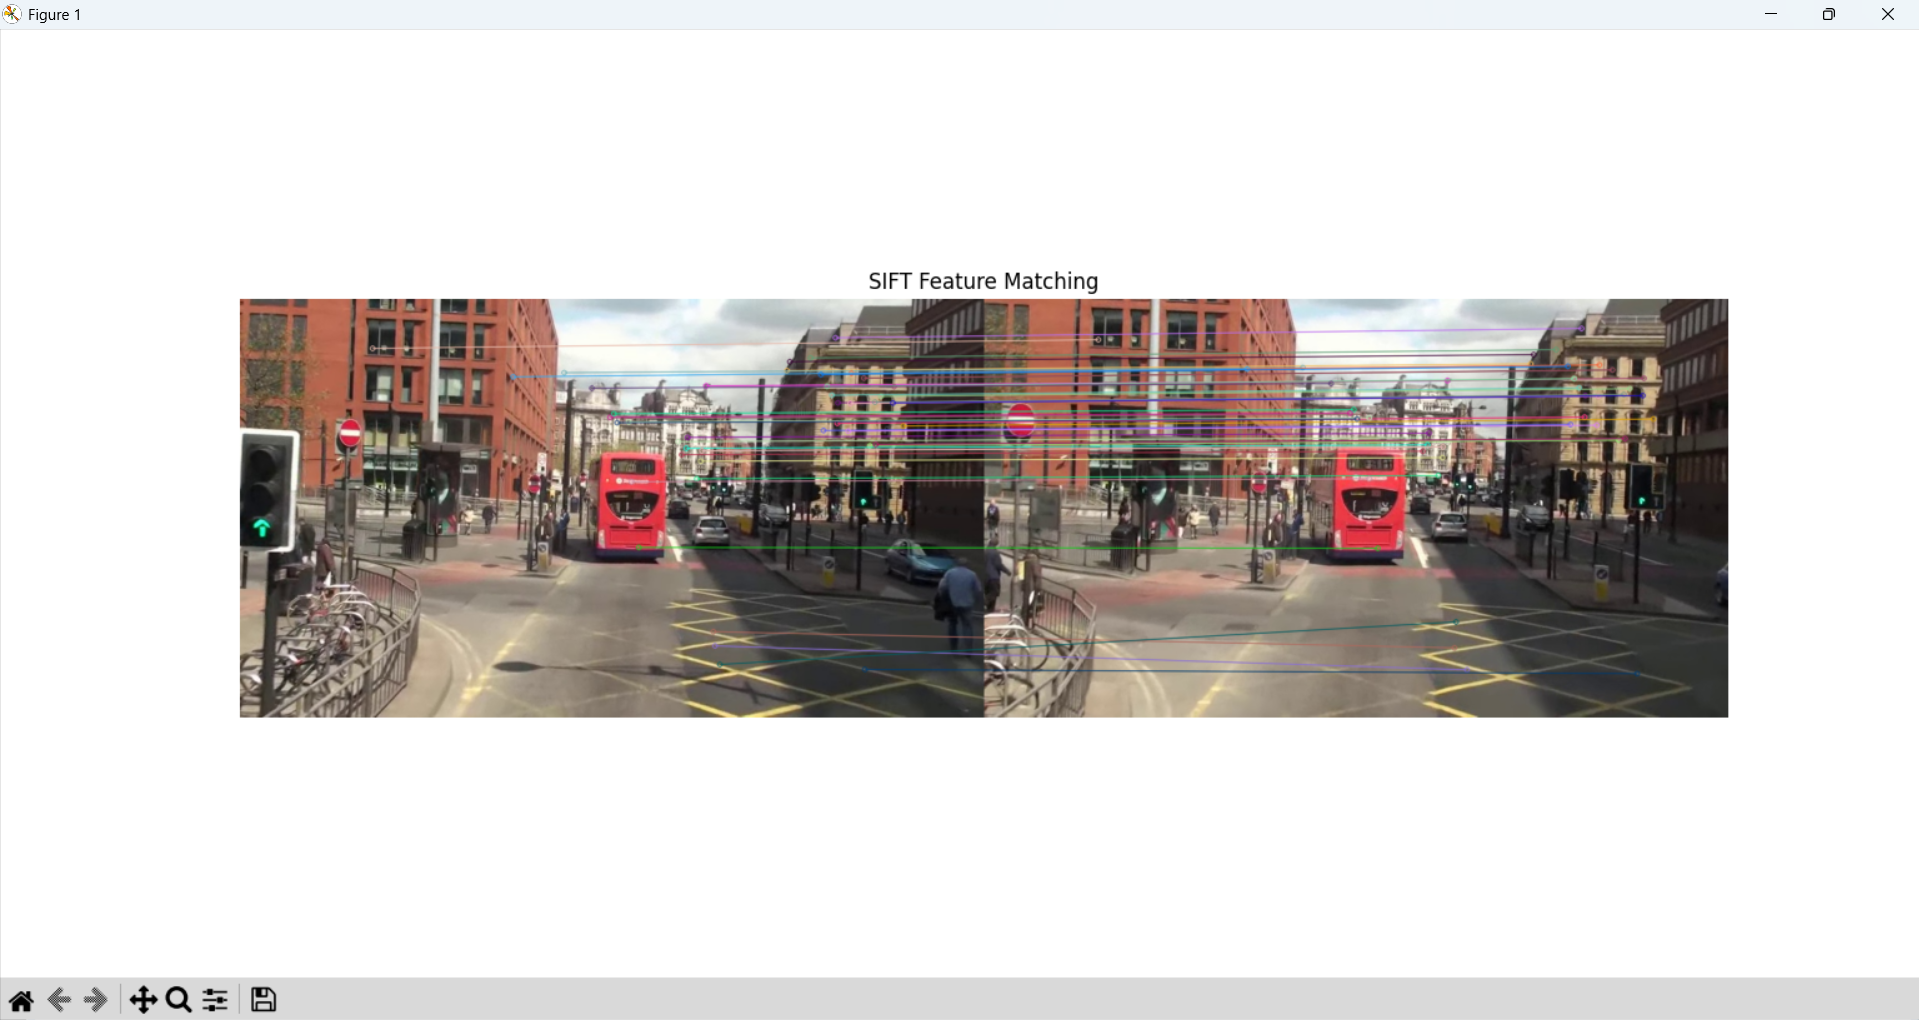

This figure's Python source:
import cv2  # 이미지 처리를 위한 OpenCV 라이브러리를 임포트합니다.
import numpy as np  # 행렬 연산 및 수치 처리를 위해 넘파이를 임포트합니다.
import matplotlib.pyplot as plt  # 결과 시각화를 위한 matplotlib를 임포트합니다.
import os  # 파일 시스템 경로 관리를 위해 os 모듈을 임포트합니다.

base_path = os.path.dirname(os.path.abspath(__file__))  # 현재 실행 중인 파이썬 파일의 절대 경로를 변수에 저장합니다.
path1 = os.path.join(base_path, '..', 'image', 'mot_color70.jpg')  # 첫 번째 이미지 파일인 mot_color70.jpg의 경로를 생성합니다.
path2 = os.path.join(base_path, '..', 'image', 'mot_color83.jpg')  # 두 번째 이미지 파일인 mot_color83.jpg의 경로를 생성합니다.

img1 = cv2.imread(path1)  # 경로를 통해 첫 번째 이미지를 불러옵니다.
img2 = cv2.imread(path2)  # 경로를 통해 두 번째 이미지를 불러옵니다.
img1_rgb = cv2.cvtColor(img1, cv2.COLOR_BGR2RGB)  # 첫 번째 이미지를 시각화를 위해 RGB로 변환합니다.
img2_rgb = cv2.cvtColor(img2, cv2.COLOR_BGR2RGB)  # 두 번째 이미지를 시각화를 위해 RGB로 변환합니다.

sift = cv2.SIFT_create()  # SIFT 특징 추출기 객체를 생성합니다.
kp1, des1 = sift.detectAndCompute(img1, None)  # 첫 번째 이미지에서 특징점과 특징 기술자를 추출합니다.
kp2, des2 = sift.detectAndCompute(img2, None)  # 두 번째 이미지에서 특징점과 특징 기술자를 추출합니다.

bf = cv2.BFMatcher(cv2.NORM_L2, crossCheck=True)  # L2 거리를 사용하고 교차 검사를 수행하는 BFMatcher 객체를 생성합니다.
matches = bf.match(des1, des2)  # 추출된 두 기술자 간의 최적 매칭 쌍을 찾습니다.
matches = sorted(matches, key=lambda x: x.distance)  # 매칭된 결과들을 거리(유사도) 기준으로 오름차순 정렬합니다.

img_match = cv2.drawMatches(img1_rgb, kp1, img2_rgb, kp2, matches[:50], None, flags=cv2.DrawMatchesFlags_NOT_DRAW_SINGLE_POINTS)  # 상위 50개의 매칭점들을 이미지 사이에 선으로 연결하여 그립니다.

plt.figure(figsize=(15, 7))  # 출력을 위한 캔버스의 크기를 설정합니다.
plt.imshow(img_match)  # 매칭 결과가 그려진 이미지를 표시합니다.
plt.title('SIFT Feature Matching')  # 전체 플롯의 제목을 설정합니다.
plt.axis('off')  # 가로세로 축 정보를 숨깁니다.
plt.show()  # 결과를 최종적으로 화면에 표시합니다.
